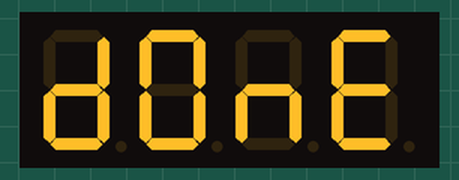
Simulated run of this sketch. Board: Arduino Uno, built with avr-gcc and run on an emulated ATmega328P. On the bench: 4-digit seven-segment display.

Above: at 0.1 s.
At 3.1 s:
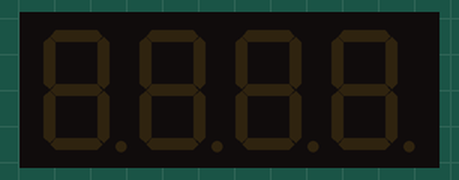

The sketch:

tm1637_display.ino
```cpp
// Include the library
#include <TM1637Display.h>

// Define the connections pins
#define CLK 3
#define DIO 4

// Create a display object of type TM1637Display
TM1637Display disp = TM1637Display(CLK, DIO);

// Create an array that turns all segments ON
const uint8_t allON[] = {0xff, 0xff, 0xff, 0xff};

// Create an array that turns all segments OFF
const uint8_t allOFF[] = {0x00, 0x00, 0x00, 0x00};

// Create an array that sets individual segments per digit to display the word "dOnE"
const uint8_t done[] = {
  SEG_B | SEG_C | SEG_D | SEG_E | SEG_G,           // d
  SEG_A | SEG_B | SEG_C | SEG_D | SEG_E | SEG_F,   // O
  SEG_C | SEG_E | SEG_G,                           // n
  SEG_A | SEG_D | SEG_E | SEG_F | SEG_G            // E
};

// Create degree celsius symbol
const uint8_t celsius[] = {
  SEG_A | SEG_B | SEG_F | SEG_G,  // Degree symbol
  SEG_A | SEG_D | SEG_E | SEG_F   // C
};

 const uint8_t hell[]={
  SEG_B | SEG_C | SEG_E | SEG_F | SEG_G,
  SEG_A | SEG_D | SEG_E | SEG_F | SEG_G,
  SEG_D | SEG_E | SEG_F,
  SEG_D | SEG_E | SEG_F
};

void setup() {

}

void loop() {
  // Set the brightness to 5 (0=dimmest 7=brightest)
  disp.setBrightness(7);

  disp.setSegments(done);
  delay(3000);
  disp.clear();
  //disp.setSegments(hell);
  delay(3000);
  //disp.clear();


}
```

Measured:
- what the display in image 1 shows lasts 3.1 s, from 3.0 s to 6.1 s
